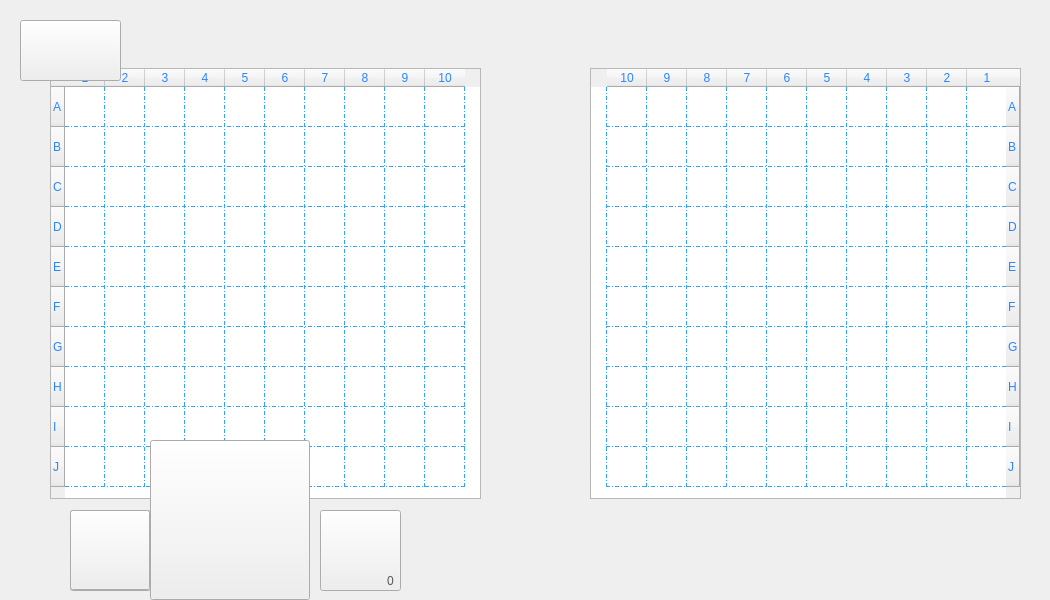
<?xml version="1.0" encoding="UTF-8"?>
<ui version="4.0">
 <class>DialogServerPlay</class>
 <widget class="QDialog" name="DialogServerPlay">
  <property name="geometry">
   <rect>
    <x>0</x>
    <y>0</y>
    <width>1050</width>
    <height>600</height>
   </rect>
  </property>
  <property name="windowTitle">
   <string>Dialog</string>
  </property>
  <property name="styleSheet">
   <string notr="true">background-image: url(:/Recommended Source Files/Recommended Source Files/Images/Back.jpg);</string>
  </property>
  <widget class="GameBoard" name="Server_tableWidget">
   <property name="enabled">
    <bool>true</bool>
   </property>
   <property name="geometry">
    <rect>
     <x>50</x>
     <y>68</y>
     <width>431</width>
     <height>431</height>
    </rect>
   </property>
   <property name="sizePolicy">
    <sizepolicy hsizetype="Preferred" vsizetype="Minimum">
     <horstretch>0</horstretch>
     <verstretch>0</verstretch>
    </sizepolicy>
   </property>
   <property name="minimumSize">
    <size>
     <width>381</width>
     <height>411</height>
    </size>
   </property>
   <property name="acceptDrops">
    <bool>true</bool>
   </property>
   <property name="accessibleDescription">
    <string/>
   </property>
   <property name="styleSheet">
    <string notr="true">font: 15pt &quot;BYRIL_Sea_Battle2&quot;;

color: rgb(41, 134, 255);

selection-background-color: rgb(0, 170, 255);

gridline-color: rgb(48, 165, 255);</string>
   </property>
   <property name="frameShape">
    <enum>QFrame::StyledPanel</enum>
   </property>
   <property name="lineWidth">
    <number>0</number>
   </property>
   <property name="verticalScrollBarPolicy">
    <enum>Qt::ScrollBarAlwaysOff</enum>
   </property>
   <property name="horizontalScrollBarPolicy">
    <enum>Qt::ScrollBarAlwaysOff</enum>
   </property>
   <property name="autoScroll">
    <bool>false</bool>
   </property>
   <property name="dragEnabled">
    <bool>true</bool>
   </property>
   <property name="dragDropMode">
    <enum>QAbstractItemView::DragDrop</enum>
   </property>
   <property name="defaultDropAction">
    <enum>Qt::MoveAction</enum>
   </property>
   <property name="selectionMode">
    <enum>QAbstractItemView::NoSelection</enum>
   </property>
   <property name="iconSize">
    <size>
     <width>40</width>
     <height>40</height>
    </size>
   </property>
   <property name="gridStyle">
    <enum>Qt::DashDotLine</enum>
   </property>
   <property name="cornerButtonEnabled">
    <bool>false</bool>
   </property>
   <property name="rowCount">
    <number>10</number>
   </property>
   <property name="columnCount">
    <number>10</number>
   </property>
   <attribute name="horizontalHeaderCascadingSectionResizes">
    <bool>false</bool>
   </attribute>
   <attribute name="horizontalHeaderMinimumSectionSize">
    <number>40</number>
   </attribute>
   <attribute name="horizontalHeaderDefaultSectionSize">
    <number>40</number>
   </attribute>
   <attribute name="verticalHeaderMinimumSectionSize">
    <number>40</number>
   </attribute>
   <attribute name="verticalHeaderDefaultSectionSize">
    <number>40</number>
   </attribute>
   <row>
    <property name="text">
     <string>A</string>
    </property>
    <property name="font">
     <font>
      <fontweight>Thin</fontweight>
     </font>
    </property>
   </row>
   <row>
    <property name="text">
     <string>B</string>
    </property>
   </row>
   <row>
    <property name="text">
     <string>C</string>
    </property>
   </row>
   <row>
    <property name="text">
     <string>D</string>
    </property>
   </row>
   <row>
    <property name="text">
     <string>E</string>
    </property>
   </row>
   <row>
    <property name="text">
     <string>F</string>
    </property>
   </row>
   <row>
    <property name="text">
     <string>G</string>
    </property>
   </row>
   <row>
    <property name="text">
     <string>H</string>
    </property>
   </row>
   <row>
    <property name="text">
     <string>I</string>
    </property>
   </row>
   <row>
    <property name="text">
     <string>J</string>
    </property>
   </row>
   <column/>
   <column/>
   <column/>
   <column/>
   <column/>
   <column/>
   <column/>
   <column/>
   <column/>
   <column/>
   <item row="0" column="0">
    <property name="text">
     <string/>
    </property>
   </item>
  </widget>
  <widget class="QPushButton" name="atomicBombButton">
   <property name="geometry">
    <rect>
     <x>210</x>
     <y>510</y>
     <width>81</width>
     <height>81</height>
    </rect>
   </property>
   <property name="styleSheet">
    <string notr="true">image: url(:/Recommended Source Files/Recommended Source Files/Images/atomic bomb.png);</string>
   </property>
   <property name="text">
    <string/>
   </property>
  </widget>
  <widget class="QPushButton" name="trackerButton">
   <property name="geometry">
    <rect>
     <x>70</x>
     <y>510</y>
     <width>81</width>
     <height>81</height>
    </rect>
   </property>
   <property name="styleSheet">
    <string notr="true">image: url(:/Recommended Source Files/Recommended Source Files/Images/tracker.png);</string>
   </property>
   <property name="text">
    <string/>
   </property>
  </widget>
  <widget class="GameBoard" name="Client_TableWidget">
   <property name="enabled">
    <bool>true</bool>
   </property>
   <property name="geometry">
    <rect>
     <x>590</x>
     <y>68</y>
     <width>431</width>
     <height>431</height>
    </rect>
   </property>
   <property name="sizePolicy">
    <sizepolicy hsizetype="Preferred" vsizetype="Minimum">
     <horstretch>0</horstretch>
     <verstretch>0</verstretch>
    </sizepolicy>
   </property>
   <property name="minimumSize">
    <size>
     <width>381</width>
     <height>411</height>
    </size>
   </property>
   <property name="acceptDrops">
    <bool>true</bool>
   </property>
   <property name="accessibleDescription">
    <string/>
   </property>
   <property name="layoutDirection">
    <enum>Qt::RightToLeft</enum>
   </property>
   <property name="styleSheet">
    <string notr="true">font: 15pt &quot;BYRIL_Sea_Battle2&quot;;

color: rgb(41, 134, 255);

selection-background-color: rgb(0, 170, 255);

gridline-color: rgb(48, 165, 255);</string>
   </property>
   <property name="frameShape">
    <enum>QFrame::StyledPanel</enum>
   </property>
   <property name="lineWidth">
    <number>0</number>
   </property>
   <property name="verticalScrollBarPolicy">
    <enum>Qt::ScrollBarAlwaysOff</enum>
   </property>
   <property name="horizontalScrollBarPolicy">
    <enum>Qt::ScrollBarAlwaysOff</enum>
   </property>
   <property name="autoScroll">
    <bool>false</bool>
   </property>
   <property name="editTriggers">
    <set>QAbstractItemView::NoEditTriggers</set>
   </property>
   <property name="dragEnabled">
    <bool>true</bool>
   </property>
   <property name="dragDropMode">
    <enum>QAbstractItemView::DragDrop</enum>
   </property>
   <property name="defaultDropAction">
    <enum>Qt::MoveAction</enum>
   </property>
   <property name="selectionMode">
    <enum>QAbstractItemView::NoSelection</enum>
   </property>
   <property name="iconSize">
    <size>
     <width>40</width>
     <height>40</height>
    </size>
   </property>
   <property name="gridStyle">
    <enum>Qt::DashDotLine</enum>
   </property>
   <property name="cornerButtonEnabled">
    <bool>false</bool>
   </property>
   <property name="rowCount">
    <number>10</number>
   </property>
   <property name="columnCount">
    <number>10</number>
   </property>
   <attribute name="horizontalHeaderCascadingSectionResizes">
    <bool>false</bool>
   </attribute>
   <attribute name="horizontalHeaderMinimumSectionSize">
    <number>40</number>
   </attribute>
   <attribute name="horizontalHeaderDefaultSectionSize">
    <number>40</number>
   </attribute>
   <attribute name="verticalHeaderMinimumSectionSize">
    <number>40</number>
   </attribute>
   <attribute name="verticalHeaderDefaultSectionSize">
    <number>40</number>
   </attribute>
   <row>
    <property name="text">
     <string>A</string>
    </property>
    <property name="font">
     <font>
      <fontweight>Thin</fontweight>
     </font>
    </property>
   </row>
   <row>
    <property name="text">
     <string>B</string>
    </property>
   </row>
   <row>
    <property name="text">
     <string>C</string>
    </property>
   </row>
   <row>
    <property name="text">
     <string>D</string>
    </property>
   </row>
   <row>
    <property name="text">
     <string>E</string>
    </property>
   </row>
   <row>
    <property name="text">
     <string>F</string>
    </property>
   </row>
   <row>
    <property name="text">
     <string>G</string>
    </property>
   </row>
   <row>
    <property name="text">
     <string>H</string>
    </property>
   </row>
   <row>
    <property name="text">
     <string>I</string>
    </property>
   </row>
   <row>
    <property name="text">
     <string>J</string>
    </property>
   </row>
   <column/>
   <column/>
   <column/>
   <column/>
   <column/>
   <column/>
   <column/>
   <column/>
   <column/>
   <column/>
   <item row="0" column="0">
    <property name="text">
     <string/>
    </property>
   </item>
  </widget>
  <widget class="QLabel" name="atomicBombCounter">
   <property name="geometry">
    <rect>
     <x>270</x>
     <y>568</y>
     <width>21</width>
     <height>21</height>
    </rect>
   </property>
   <property name="styleSheet">
    <string notr="true">background-image: url(:/Recommended Source Files/Recommended Source Files/Images/WhiteBackG.png);
font: 10pt &quot;BYRIL_Sea_Battle2&quot;;
color: rgb(85, 85, 85);</string>
   </property>
   <property name="text">
    <string>0</string>
   </property>
   <property name="alignment">
    <set>Qt::AlignCenter</set>
   </property>
  </widget>
  <widget class="DraggableButton" name="atomicZone">
   <property name="geometry">
    <rect>
     <x>150</x>
     <y>440</y>
     <width>160</width>
     <height>160</height>
    </rect>
   </property>
   <property name="styleSheet">
    <string notr="true">image: url(:/redBox.png);
background-image: url(:/Recommended Source Files/Recommended Source Files/Images/WhiteBackG.png);</string>
   </property>
   <property name="text">
    <string/>
   </property>
  </widget>
  <widget class="QPushButton" name="linearAttackbutton">
   <property name="geometry">
    <rect>
     <x>320</x>
     <y>510</y>
     <width>81</width>
     <height>81</height>
    </rect>
   </property>
   <property name="styleSheet">
    <string notr="true">image: url(:/squareAttackFliped.png);</string>
   </property>
   <property name="text">
    <string/>
   </property>
  </widget>
  <widget class="QPushButton" name="planeLabel">
   <property name="geometry">
    <rect>
     <x>20</x>
     <y>20</y>
     <width>101</width>
     <height>61</height>
    </rect>
   </property>
   <property name="styleSheet">
    <string notr="true">background-image: url(:/squareAttackFliped.png);</string>
   </property>
   <property name="text">
    <string/>
   </property>
  </widget>
  <widget class="QLabel" name="trackerCounter">
   <property name="geometry">
    <rect>
     <x>130</x>
     <y>570</y>
     <width>21</width>
     <height>21</height>
    </rect>
   </property>
   <property name="styleSheet">
    <string notr="true">background-image: url(:/Recommended Source Files/Recommended Source Files/Images/WhiteBackG.png);
font: 10pt &quot;BYRIL_Sea_Battle2&quot;;
color: rgb(85, 85, 85);</string>
   </property>
   <property name="text">
    <string>0</string>
   </property>
   <property name="alignment">
    <set>Qt::AlignCenter</set>
   </property>
  </widget>
  <widget class="QLabel" name="linearAttackCounter">
   <property name="geometry">
    <rect>
     <x>380</x>
     <y>570</y>
     <width>21</width>
     <height>21</height>
    </rect>
   </property>
   <property name="styleSheet">
    <string notr="true">background-image: url(:/Recommended Source Files/Recommended Source Files/Images/WhiteBackG.png);
font: 10pt &quot;BYRIL_Sea_Battle2&quot;;
color: rgb(85, 85, 85);</string>
   </property>
   <property name="text">
    <string>0</string>
   </property>
   <property name="alignment">
    <set>Qt::AlignCenter</set>
   </property>
  </widget>
  <widget class="DraggableButton" name="trackerButton2">
   <property name="geometry">
    <rect>
     <x>70</x>
     <y>510</y>
     <width>80</width>
     <height>80</height>
    </rect>
   </property>
   <property name="styleSheet">
    <string notr="true">image: url(:/grinTracker.png);
background-image: url(:/Recommended Source Files/Recommended Source Files/Images/WhiteBackG.png);</string>
   </property>
   <property name="text">
    <string/>
   </property>
  </widget>
 </widget>
 <customwidgets>
  <customwidget>
   <class>GameBoard</class>
   <extends>QTableWidget</extends>
   <header location="global">gameboard.h</header>
  </customwidget>
  <customwidget>
   <class>DraggableButton</class>
   <extends>QPushButton</extends>
   <header>draggablebutton.h</header>
  </customwidget>
 </customwidgets>
 <resources/>
 <connections/>
</ui>
